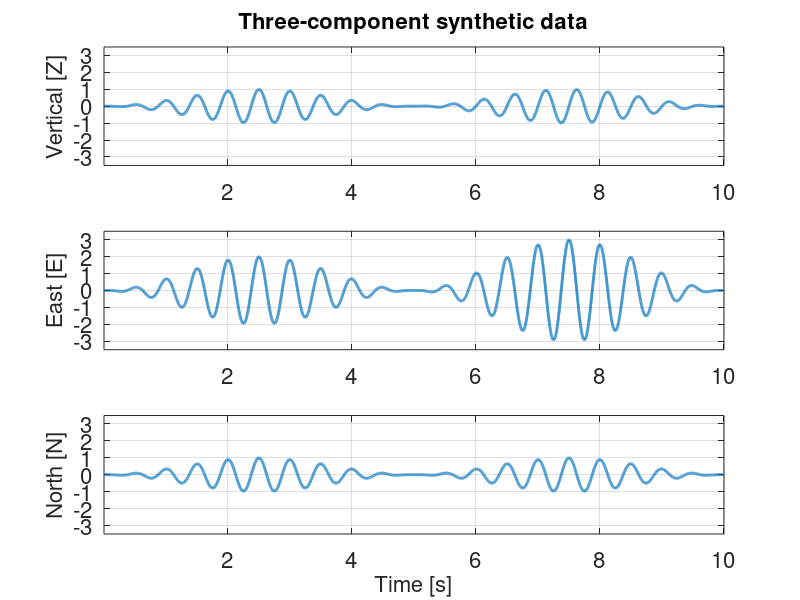

Write the MATLAB code that produced this figure. (Note: this script raises an error after producing the figure.)
%%%%%%%%%%%%%%%%%%%%%%%%%%%%%%%%%%%%%%%%%%%%%%%%%%%%%%%%%%%%%%%%%%%%%%%%%%%
%
% PROGRAM:
% polariz.m
%
% PROGRAMMER:
% Matt Haney
%
% Last revision date:
% 22 May 2009
% Last modified by Dylan Mikesell (13 September 2016)
%
%%%%%%%%%%%%%%%%%%%%%%%%%%%%%%%%%%%%%%%%%%%%%%%%%%%%%%%%%%%%%%%%%%%%%%%%%%%
%
% Program polariz is a Matlab script that compares polarization 
% estimates based on covariance and coherence matrices 
%
%%%%%%%%%%%%%%%%%%%%%%%%%%%%%%%%%%%%%%%%%%%%%%%%%%%%%%%%%%%%%%%%%%%%%%%%%%%

% this is a script
clear all
close all
clc

addpath('./functions');

%% Step 1: Make synthetic 3-component times series

% make a synthetic time series of a rectilinear signal followed by an
% elliptical signal 
%--------------------------------------------------------------------------
% length of synthetic time series
tln = 10000;
%--------------------------------------------------------------------------
% dominant frequency of synthetic time series in Hz
f = 2; % [Hz]
omga = 2*pi*f; % [radians/s]
%--------------------------------------------------------------------------
% time sample interval
dt = 0.001; % [s]
% window to calculate polarization over, in samples
cycs = 2; % number of cycles
wndo = floor( (1/f) * (1/dt) ) * cycs; % samples per cycle times # of cycles
%--------------------------------------------------------------------------
% a vector of time values for the time series
tt = (1:tln) .* dt; % [s]
%--------------------------------------------------------------------------
% two tapers - one for the first half of the time series, 
% the other for the second half
tpr = [hanning(tln/2)' zeros(1,tln/2)];
tpr2 = [zeros(1,tln/2) hanning(tln/2)'];
%--------------------------------------------------------------------------
% the rectilinear signal - all 3 components in phase
%
% Ampplitude of each component
ampZ = 1;
ampE = 2;
ampZ = 1;
% Phase of each component [rad]
phsZ = 0 * (pi/180);
phsE = 0 * (pi/180);
phsN = 0 * (pi/180);
% Build time series and taper the edges with first taper
w1Z = ampZ * cos( omga*tt + phsZ ) .* tpr;
w1E = ampE * cos( omga*tt + phsE ) .* tpr;
w1N = ampZ * cos( omga*tt + phsN ) .* tpr;
%--------------------------------------------------------------------------
% the elliptical signal - vertical component 90 degrees out of phase
%
% Ampplitude of each component
ampZ = 1;
ampE = 3;
ampZ = 1;
% Phase of each component [rad]
phsZ = -90 * (pi/180);
phsE =   0 * (pi/180);
phsN =   0 * (pi/180);
% Build time series and taper the edges with second taper
w2Z = ampZ * cos( omga*tt + phsZ ) .* tpr2;
w2E = ampE * cos( omga*tt + phsE ) .* tpr2;
w2N = ampZ * cos( omga*tt + phsN ) .* tpr2;
%--------------------------------------------------------------------------
% Add rectilinear and elliptical signals 
Z = w1Z + w2Z;
E = w1E + w2E;
N = w1N + w2N;
%--------------------------------------------------------------------------
% pack the complete three-component signal into a matrix with the ordering
% 1,2,3 = Z,E,N 
dtac(1,:) = Z;
dtac(2,:) = E;
dtac(3,:) = N;
%--------------------------------------------------------------------------
% plot the three-component synthetic data
lSize = 2;
h = figure('Color','white');
subplot(3,1,1)
plot(tt,dtac(1,:),'LineWidth',lSize); axis([tt(1) tt(end) -3.5 3.5]); grid on;
title('Three-component synthetic data');
ylabel('Vertical [Z]');
subplot(3,1,2)
plot(tt,dtac(2,:),'LineWidth',lSize); axis([tt(1) tt(end) -3.5 3.5]); grid on;
ylabel('East [E]');
subplot(3,1,3)
plot(tt,dtac(3,:),'LineWidth',lSize); axis([tt(1) tt(end) -3.5 3.5]); grid on;
ylabel('North [N]'); xlabel('Time [s]');
%--------------------------------------------------------------------------
% Fix figure properties
fsize = 16;
% set( findall( h, '-property', 'FontWeight' ), 'FontWeight', 'Bold' );
set( findall( h, '-property', 'Fontsize' ), 'Fontsize', fsize );
%
%% Apply polar coherency method
%
% calculate the polarization parameters using the complex-valued coherency
% method 
[azim, incd, ellip] = polar_coherency( dtac, wndo );
%--------------------------------------------------------------------------
% plot the coherency-based polarization parameters
lSize = 2;
h = figure('Color','white');
subplot(3,1,1);
plot(tt,azim,'LineWidth',lSize); axis([tt(1) tt(end) 60 75]); grid on;
title('Coherency matrix method (Vidale, BSSA, 1986)');
ylabel('Azimuth [deg]');
subplot(3,1,2)
plot(tt,incd,'LineWidth',lSize); axis([tt(1) tt(end) 50 100]); grid on;
ylabel('Incididence [deg]');
subplot(3,1,3)
plot(tt,ellip,'LineWidth',lSize); axis([tt(1) tt(end) 0 1]); grid on;
xlabel('Time [s]'); ylabel('Ellipticity');
%--------------------------------------------------------------------------
% Fix figure properties
fsize = 16;
% set( findall( h, '-property', 'FontWeight' ), 'FontWeight', 'Bold' );
set( findall( h, '-property', 'Fontsize' ), 'Fontsize', fsize );
%
%% Apply polar covariance method
%
% calculate the polarization parameters using the real-valued covariance
% method 
[azim, incd, ellip] = polar_covariance( dtac, wndo );
%--------------------------------------------------------------------------
% plot the covariance-based polarization parameters
lSize = 2;
h = figure('Color','white');
subplot(3,1,1)
plot(tt,azim,'LineWidth',lSize); axis([tt(1) tt(end) 60 75]); grid on;
title('Covariance matrix method');
ylabel('Azimuth [deg]');
subplot(3,1,2)
plot(tt,incd,'LineWidth',lSize); axis([tt(1) tt(end) 50 100]); grid on;
ylabel('Incididence [deg]');
subplot(3,1,3)
plot(tt,ellip,'LineWidth',lSize); axis([tt(1) tt(end) 0 1]); grid on;
xlabel('Time [s]'); ylabel('Ellipticity');
%--------------------------------------------------------------------------
% Fix figure properties
fsize = 16;
% set( findall( h, '-property', 'FontWeight' ), 'FontWeight', 'Bold' );
set( findall( h, '-property', 'Fontsize' ), 'Fontsize', fsize );



